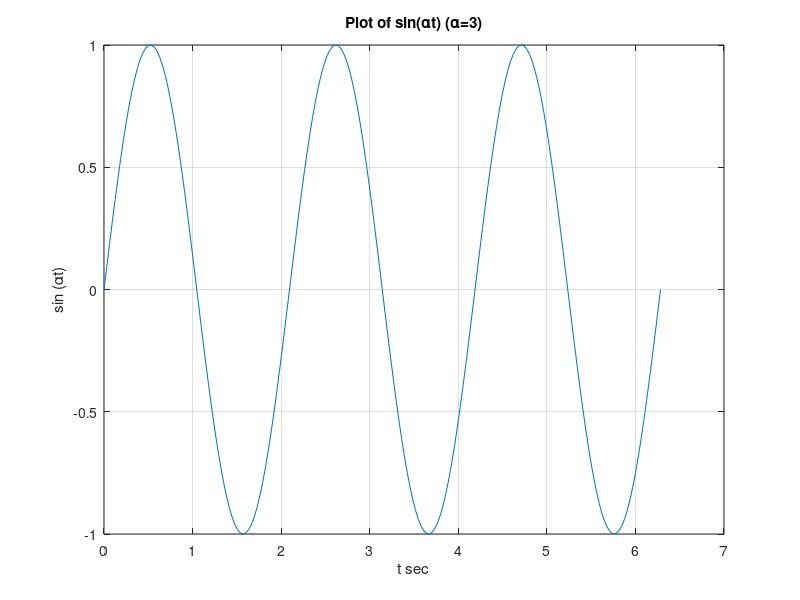

Recreate this plot in MATLAB.
t=0:0.01*pi:2*pi;
alpha = 3;
y = sin(alpha*t);
plot(t,y)
grid
title('Plot of sin(\alphat) (\alpha=3)')
xlabel('t sec')
ylabel('sin (\alphat)')
